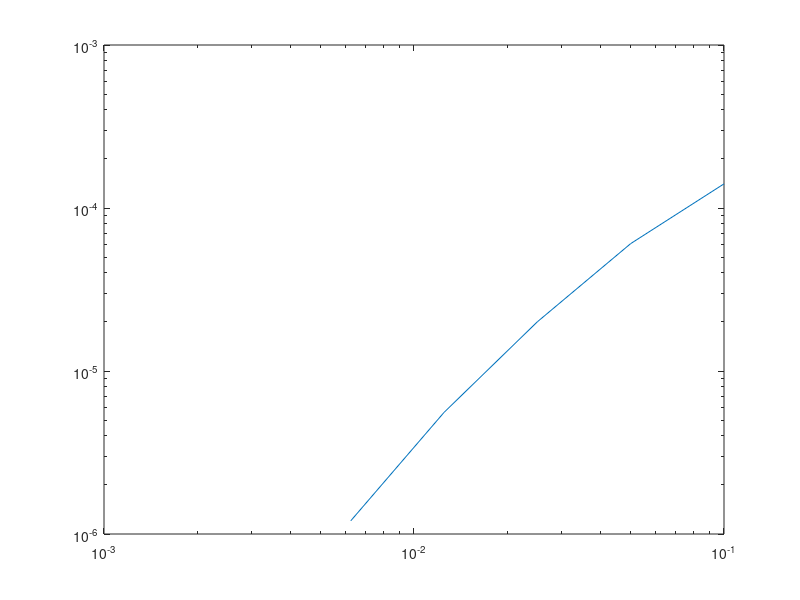

Reproduce this figure in MATLAB.
clc;
close all;
clear all;

%% LINEAR BDF2
dt_1_norm = 0.000140659;
dt_05_norm = 6.04622e-5;
dt_0250_norm = 2.00388e-5;
dt_0125_norm = 5.57157e-6;
dt_00625_norm = 1.20416e-6;
%%% BDF2 time integration moose
% dt_1_norm = 0.000141294;
% dt_05_norm = 6.10012e-5;
% dt_0250_norm = 2.05456e-5;
% dt_0125_norm = 6.06898e-6;
% dt_00625_norm = 1.69907e-6;

norms = [dt_1_norm, dt_05_norm, dt_0250_norm, dt_0125_norm, dt_00625_norm];
k = 1:length(norms);
fit1 = polyfit(k, log2(norms), 1);

times = [0.1, 0.05, 0.0250, 0.0125, 0.00625];
figure;
loglog(times, norms)